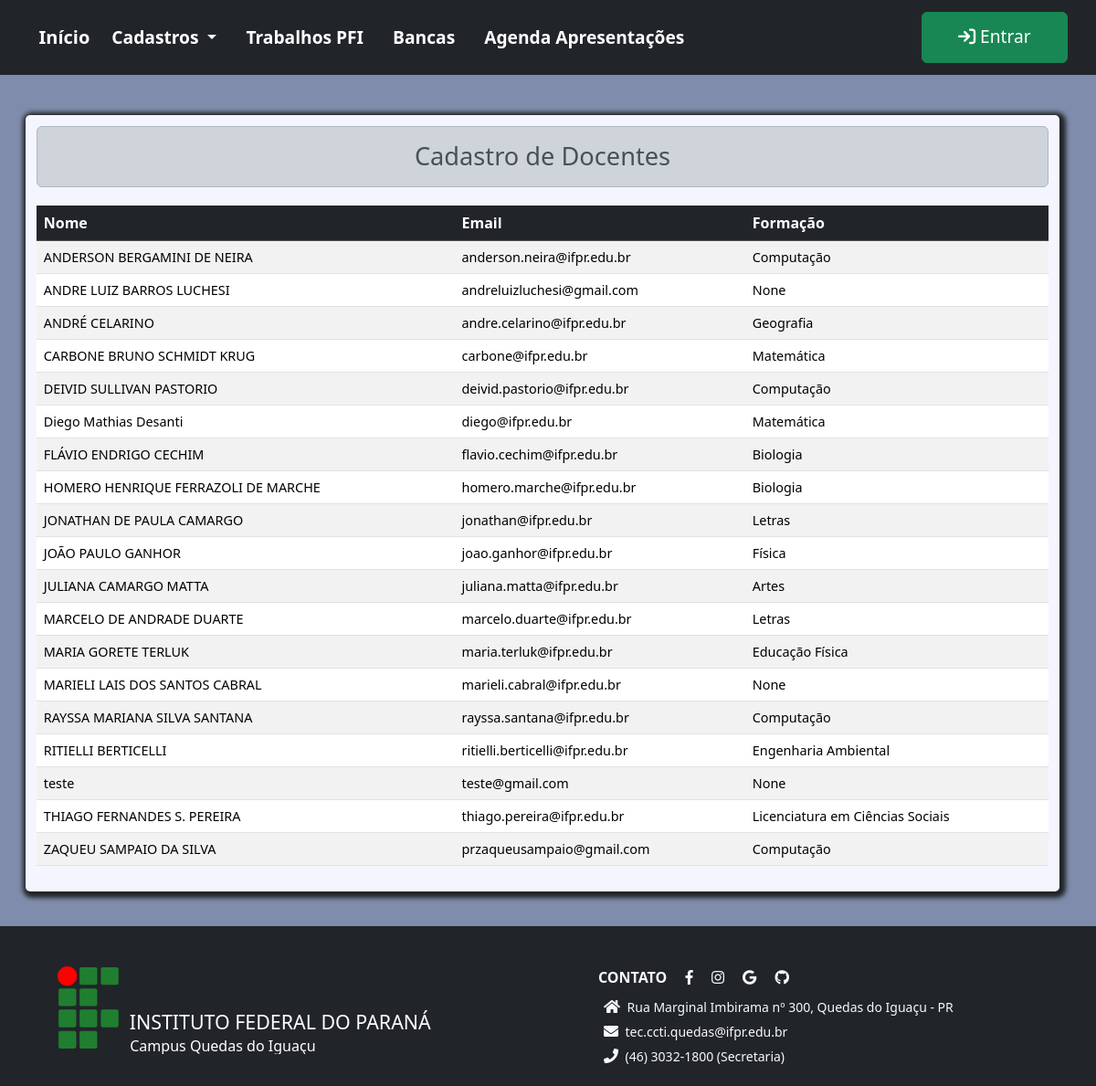
The page /docentes/listar/ on the database as committed earlier.
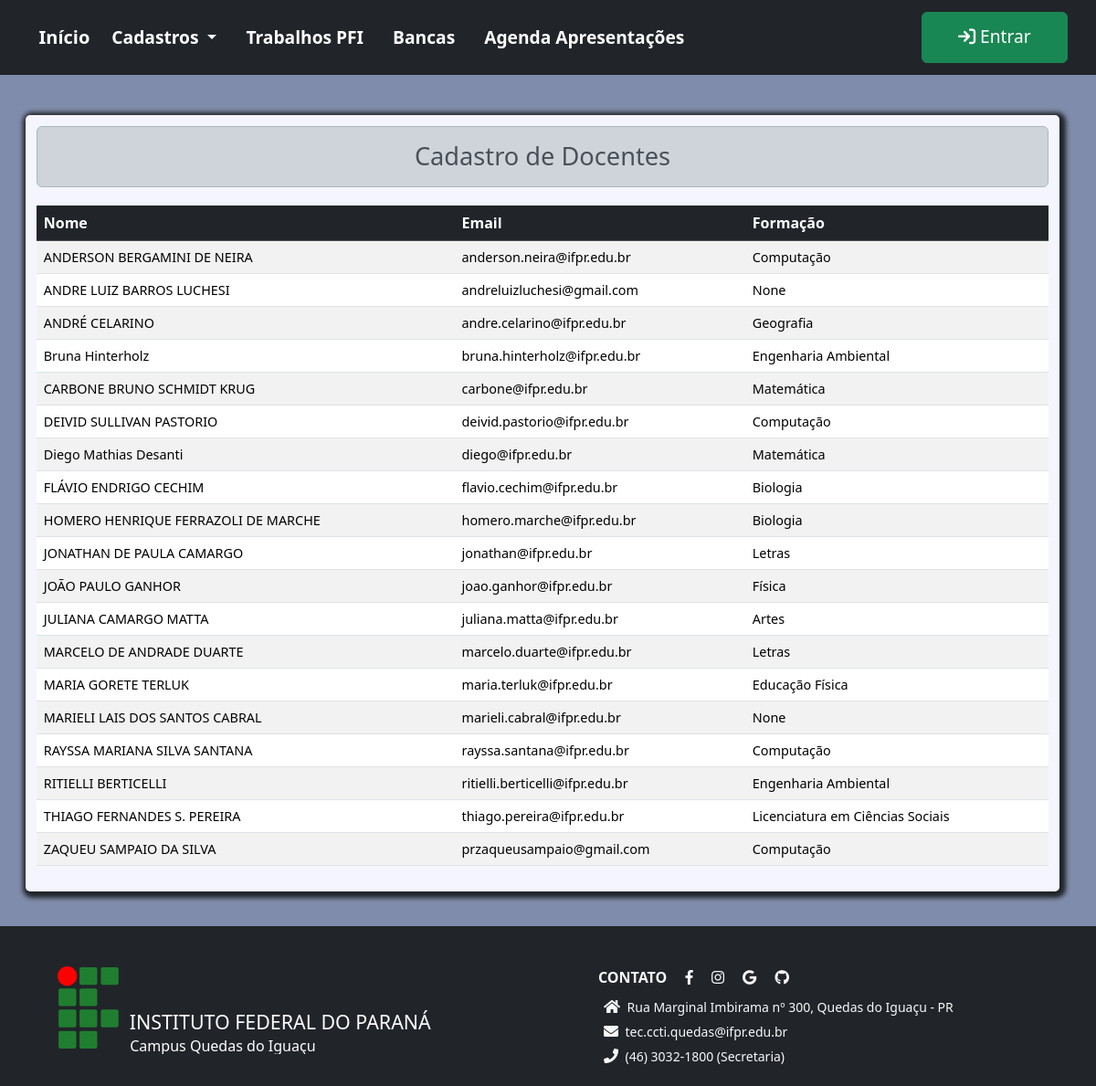
The same page on the database as committed later.
### pfi/models.py (models this page shows, shortened)
class Avaliador(User):
    nome = models.CharField(max_length=150, null=False, blank=False)
    telefone = models.CharField(verbose_name='Telefone', max_length=15, null=True, blank=True, help_text= 'Informe um telefone ou celular para contato')
    servidor_ifpr = models.BooleanField(verbose_name='Servidor do IFPR', default=True, help_text= 'Marque essa opção caso seja Servidor do IFPR')

class Docente(Avaliador):
    formacao = models.CharField(max_length=150, null=True, blank=True)
    area_tecnica = models.BooleanField(default=False)
    cursos = models.ManyToManyField(Curso)

class Avaliador(User):
    nome = models.CharField(max_length=150, null=False, blank=False)
    telefone = models.CharField(verbose_name='Telefone', max_length=15, null=True, blank=True, help_text= 'Informe um telefone ou celular para contato')
    servidor_ifpr = models.BooleanField(verbose_name='Servidor do IFPR', default=True, help_text= 'Marque essa opção caso seja Servidor do IFPR')

### pfi/views.py (the view)
# urls.py: path('docentes/listar/', views.ListDocentes.as_view(), name='docentes'),
class ListDocentes(ListView):
    template_name = 'docente_list.html'
    model = Docente
    queryset = Docente.objects.all().order_by(Lower('nome'))
    context_object_name = 'docentes'
    extra_context = {'form_titulo':'Cadastro de Docentes'}

### pfi/templates/docente_list.html (shortened to what this page needs)
{% extends 'page.html' %}
{% block conteudo %}
<div class="content container ">
    <h2 class="text-center alert alert-dark">
        {{form_titulo}}
    </h2>
    <div class="row">
        <div class="col-md-12 mt-1 table-responsive">
            <table class="table table-hover table-striped">
                <thead class='table-dark'>
                    <tr>
                        <th>Nome</th>
                        <th>Email</th>
                        <th>Formação</th>
                    </tr>
                </thead>
                <tbody class='bg-light'>
                    {% for docente in docentes %}
                    <tr>
                        <td>{{docente.nome}}</td>
                        <td>{{docente.email}}</td>
                        <td>{{docente.formacao}}</td>
                    </tr>
                    {%empty%}
                    <p>Nenhum docente cadastrado!</p>
                    {% endfor %}
                </tbody>
            </table>
        </div>
    </div>
</div>
{% endblock conteudo %}

Rows that differ between the two databases and show on the page:
removed Docente: nome "teste", email "teste@gmail.com", formacao "None"
added Docente: nome "Bruna Hinterholz", email "bruna.hinterholz@ifpr.edu.br", formacao "Engenharia Ambiental"
